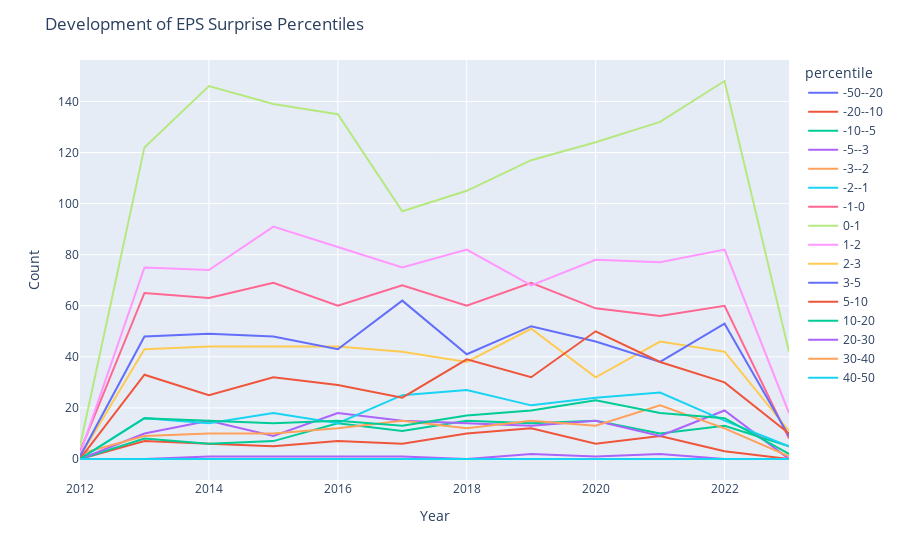

Notebook code cell kept with this figure:
### Code cell
# Melt the DataFrame to long format
df_percentiles_plot2 = df_percentiles2.reset_index().melt(id_vars="index", var_name="percentile", value_name="count")

# Create line plot
fig = px.line(df_percentiles_plot2, x="index", y="count", color="percentile")

# Set plot title and axis labels
fig.update_layout(title="Development of EPS Surprise Percentiles",
                   xaxis_title="Year",
                   yaxis_title="Count")

# Show plot
fig.show()

### Figure 1 — Plotly figure (JSON) as saved in the notebook; plotly's stock layout.template omitted (floating-point values rounded to 4 significant figures)
{"data": [{"hovertemplate": "percentile=-50--20<br>index=%{x}<br>count=%{y}<extra></extra>", "legendgroup": "-50--20", "line": {"color": "#636efa", "dash": "solid"}, "mode": "lines", "name": "-50--20", "orientation": "h", "showlegend": true, "type": "scatter", "x": [2012, 2013, 2014, 2015, 2016, 2017, 2018, 2019, 2020, 2021, 2022, 2023], "xaxis": "x", "y": [0, 0, 0, 0, 0, 0, 0, 0, 0, 0, 0, 0], "yaxis": "y"}, {"hovertemplate": "percentile=-20--10<br>index=%{x}<br>count=%{y}<extra></extra>", "legendgroup": "-20--10", "line": {"color": "#EF553B", "dash": "solid"}, "mode": "lines", "name": "-20--10", "orientation": "h", "showlegend": true, "type": "scatter", "x": [2012, 2013, 2014, 2015, 2016, 2017, 2018, 2019, 2020, 2021, 2022, 2023], "xaxis": "x", "y": [0, 7, 6, 5, 7, 6, 10, 12, 6, 9, 3, 0], "yaxis": "y"}, {"hovertemplate": "percentile=-10--5<br>index=%{x}<br>count=%{y}<extra></extra>", "legendgroup": "-10--5", "line": {"color": "#00cc96", "dash": "solid"}, "mode": "lines", "name": "-10--5", "orientation": "h", "showlegend": true, "type": "scatter", "x": [2012, 2013, 2014, 2015, 2016, 2017, 2018, 2019, 2020, 2021, 2022, 2023], "xaxis": "x", "y": [0, 8, 6, 7, 14, 11, 15, 14, 15, 10, 13, 5], "yaxis": "y"}, {"hovertemplate": "percentile=-5--3<br>index=%{x}<br>count=%{y}<extra></extra>", "legendgroup": "-5--3", "line": {"color": "#ab63fa", "dash": "solid"}, "mode": "lines", "name": "-5--3", "orientation": "h", "showlegend": true, "type": "scatter", "x": [2012, 2013, 2014, 2015, 2016, 2017, 2018, 2019, 2020, 2021, 2022, 2023], "xaxis": "x", "y": [0, 10, 15, 9, 18, 15, 14, 13, 15, 9, 19, 0], "yaxis": "y"}, {"hovertemplate": "percentile=-3--2<br>index=%{x}<br>count=%{y}<extra></extra>", "legendgroup": "-3--2", "line": {"color": "#FFA15A", "dash": "solid"}, "mode": "lines", "name": "-3--2", "orientation": "h", "showlegend": true, "type": "scatter", "x": [2012, 2013, 2014, 2015, 2016, 2017, 2018, 2019, 2020, 2021, 2022, 2023], "xaxis": "x", "y": [2, 9, 10, 10, 12, 15, 12, 15, 13, 21, 12, 1], "yaxis": "y"}, {"hovertemplate": "percentile=-2--1<br>index=%{x}<br>count=%{y}<extra></extra>", "legendgroup": "-2--1", "line": {"color": "#19d3f3", "dash": "solid"}, "mode": "lines", "name": "-2--1", "orientation": "h", "showlegend": true, "type": "scatter", "x": [2012, 2013, 2014, 2015, 2016, 2017, 2018, 2019, 2020, 2021, 2022, 2023], "xaxis": "x", "y": [0, 16, 14, 18, 14, 25, 27, 21, 24, 26, 15, 5], "yaxis": "y"}, {"hovertemplate": "percentile=-1-0<br>index=%{x}<br>count=%{y}<extra></extra>", "legendgroup": "-1-0", "line": {"color": "#FF6692", "dash": "solid"}, "mode": "lines", "name": "-1-0", "orientation": "h", "showlegend": true, "type": "scatter", "x": [2012, 2013, 2014, 2015, 2016, 2017, 2018, 2019, 2020, 2021, 2022, 2023], "xaxis": "x", "y": [3, 65, 63, 69, 60, 68, 60, 69, 59, 56, 60, 8], "yaxis": "y"}, {"hovertemplate": "percentile=0-1<br>index=%{x}<br>count=%{y}<extra></extra>", "legendgroup": "0-1", "line": {"color": "#B6E880", "dash": "solid"}, "mode": "lines", "name": "0-1", "orientation": "h", "showlegend": true, "type": "scatter", "x": [2012, 2013, 2014, 2015, 2016, 2017, 2018, 2019, 2020, 2021, 2022, 2023], "xaxis": "x", "y": [5, 122, 146, 139, 135, 97, 105, 117, 124, 132, 148, 42], "yaxis": "y"}, {"hovertemplate": "percentile=1-2<br>index=%{x}<br>count=%{y}<extra></extra>", "legendgroup": "1-2", "line": {"color": "#FF97FF", "dash": "solid"}, "mode": "lines", "name": "1-2", "orientation": "h", "showlegend": true, "type": "scatter", "x": [2012, 2013, 2014, 2015, 2016, 2017, 2018, 2019, 2020, 2021, 2022, 2023], "xaxis": "x", "y": [2, 75, 74, 91, 83, 75, 82, 68, 78, 77, 82, 18], "yaxis": "y"}, {"hovertemplate": "percentile=2-3<br>index=%{x}<br>count=%{y}<extra></extra>", "legendgroup": "2-3", "line": {"color": "#FECB52", "dash": "solid"}, "mode": "lines", "name": "2-3", "orientation": "h", "showlegend": true, "type": "scatter", "x": [2012, 2013, 2014, 2015, 2016, 2017, 2018, 2019, 2020, 2021, 2022, 2023], "xaxis": "x", "y": [1, 43, 44, 44, 44, 42, 38, 51, 32, 46, 42, 11], "yaxis": "y"}, {"hovertemplate": "percentile=3-5<br>index=%{x}<br>count=%{y}<extra></extra>", "legendgroup": "3-5", "line": {"color": "#636efa", "dash": "solid"}, "mode": "lines", "name": "3-5", "orientation": "h", "showlegend": true, "type": "scatter", "x": [2012, 2013, 2014, 2015, 2016, 2017, 2018, 2019, 2020, 2021, 2022, 2023], "xaxis": "x", "y": [1, 48, 49, 48, 43, 62, 41, 52, 46, 38, 53, 9], "yaxis": "y"}, {"hovertemplate": "percentile=5-10<br>index=%{x}<br>count=%{y}<extra></extra>", "legendgroup": "5-10", "line": {"color": "#EF553B", "dash": "solid"}, "mode": "lines", "name": "5-10", "orientation": "h", "showlegend": true, "type": "scatter", "x": [2012, 2013, 2014, 2015, 2016, 2017, 2018, 2019, 2020, 2021, 2022, 2023], "xaxis": "x", "y": [0, 33, 25, 32, 29, 24, 39, 32, 50, 38, 30, 10], "yaxis": "y"}, {"hovertemplate": "percentile=10-20<br>index=%{x}<br>count=%{y}<extra></extra>", "legendgroup": "10-20", "line": {"color": "#00cc96", "dash": "solid"}, "mode": "lines", "name": "10-20", "orientation": "h", "showlegend": true, "type": "scatter", "x": [2012, 2013, 2014, 2015, 2016, 2017, 2018, 2019, 2020, 2021, 2022, 2023], "xaxis": "x", "y": [0, 16, 15, 14, 15, 13, 17, 19, 23, 18, 16, 2], "yaxis": "y"}, {"hovertemplate": "percentile=20-30<br>index=%{x}<br>count=%{y}<extra></extra>", "legendgroup": "20-30", "line": {"color": "#ab63fa", "dash": "solid"}, "mode": "lines", "name": "20-30", "orientation": "h", "showlegend": true, "type": "scatter", "x": [2012, 2013, 2014, 2015, 2016, 2017, 2018, 2019, 2020, 2021, 2022, 2023], "xaxis": "x", "y": [0, 0, 1, 1, 1, 1, 0, 2, 1, 2, 0, 0], "yaxis": "y"}, {"hovertemplate": "percentile=30-40<br>index=%{x}<br>count=%{y}<extra></extra>", "legendgroup": "30-40", "line": {"color": "#FFA15A", "dash": "solid"}, "mode": "lines", "name": "30-40", "orientation": "h", "showlegend": true, "type": "scatter", "x": [2012, 2013, 2014, 2015, 2016, 2017, 2018, 2019, 2020, 2021, 2022, 2023], "xaxis": "x", "y": [0, 0, 0, 0, 0, 0, 0, 0, 0, 0, 0, 0], "yaxis": "y"}, {"hovertemplate": "percentile=40-50<br>index=%{x}<br>count=%{y}<extra></extra>", "legendgroup": "40-50", "line": {"color": "#19d3f3", "dash": "solid"}, "mode": "lines", "name": "40-50", "orientation": "h", "showlegend": true, "type": "scatter", "x": [2012, 2013, 2014, 2015, 2016, 2017, 2018, 2019, 2020, 2021, 2022, 2023], "xaxis": "x", "y": [0, 0, 0, 0, 0, 0, 0, 0, 0, 0, 0, 0], "yaxis": "y"}], "layout": {"legend": {"title": {"text": "percentile"}, "tracegroupgap": 0}, "margin": {"t": 60}, "title": {"text": "Development of EPS Surprise Percentiles"}, "xaxis": {"anchor": "y", "domain": [0, 1], "title": {"text": "Year"}}, "yaxis": {"anchor": "x", "domain": [0, 1], "title": {"text": "Count"}}}}
